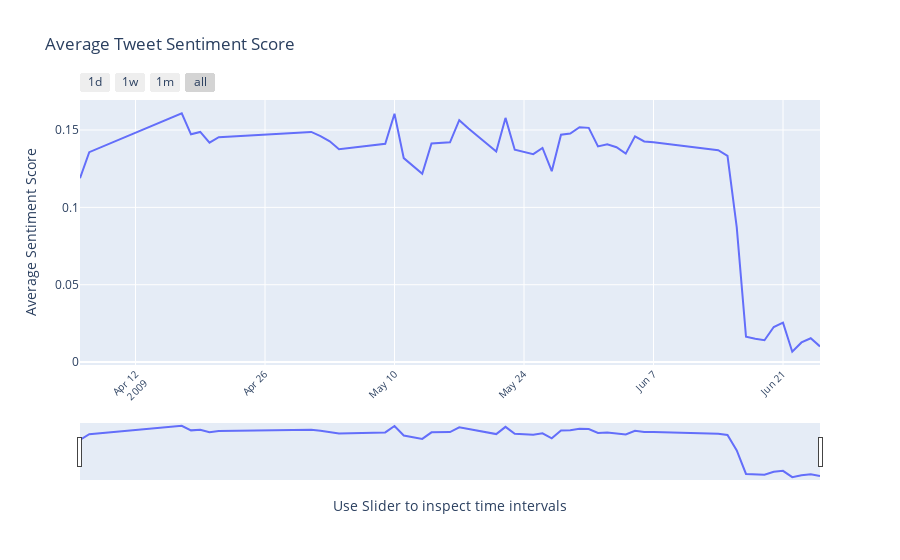

This figure's notebook cell:
### Code cell
# Create a plot to investigate for trends acros various time periods
import pandas as pd

df_remote['day'] = df_remote['date'].dt.to_period('D') 
average_sentiment = df_remote.groupby('day')['compound_score'].mean().reset_index()

average_sentiment['day'] = average_sentiment['day'].astype(str)

fig = px.line(average_sentiment, x='day', y='compound_score', title='Average Tweet Sentiment Score')
fig.update_layout(xaxis_title='Use Slider to inspect time intervals', yaxis_title='Average Sentiment Score', xaxis_tickangle=-45, xaxis_tickfont=dict(size=10))
fig.update_xaxes(
    rangeslider_visible=True,
    rangeselector=dict(
        buttons=list([
            dict(count=1, label="1d", step="day", stepmode="backward"),
            dict(count=7, label="1w", step="day", stepmode="backward"),
            dict(count=1, label="1m", step="month", stepmode="backward"),
            dict(step="all")
        ])
    )
)
fig.show()

### Figure 1 — Plotly figure (JSON) as saved in the notebook; plotly's stock layout.template omitted (floating-point values rounded to 4 significant figures)
{"data": [{"hovertemplate": "day=%{x}<br>compound_score=%{y}<extra></extra>", "legendgroup": "", "line": {"color": "#636efa", "dash": "solid"}, "marker": {"symbol": "circle"}, "mode": "lines", "name": "", "orientation": "v", "showlegend": false, "type": "scatter", "x": ["2009-04-06", "2009-04-07", "2009-04-17", "2009-04-18", "2009-04-19", "2009-04-20", "2009-04-21", "2009-05-01", "2009-05-02", "2009-05-03", "2009-05-04", "2009-05-09", "2009-05-10", "2009-05-11", "2009-05-13", "2009-05-14", "2009-05-16", "2009-05-17", "2009-05-18", "2009-05-21", "2009-05-22", "2009-05-23", "2009-05-25", "2009-05-26", "2009-05-27", "2009-05-28", "2009-05-29", "2009-05-30", "2009-05-31", "2009-06-01", "2009-06-02", "2009-06-03", "2009-06-04", "2009-06-05", "2009-06-06", "2009-06-07", "2009-06-14", "2009-06-15", "2009-06-16", "2009-06-17", "2009-06-18", "2009-06-19", "2009-06-20", "2009-06-21", "2009-06-22", "2009-06-23", "2009-06-24", "2009-06-25"], "xaxis": "x", "y": [0.1188, 0.1357, 0.1608, 0.1472, 0.1487, 0.1418, 0.1453, 0.1488, 0.1461, 0.1427, 0.1375, 0.141, 0.1604, 0.1318, 0.1217, 0.1413, 0.142, 0.1563, 0.151, 0.1361, 0.1578, 0.1372, 0.1344, 0.1384, 0.1234, 0.147, 0.1477, 0.1518, 0.1514, 0.1394, 0.1407, 0.1388, 0.1347, 0.1459, 0.1426, 0.1421, 0.1369, 0.1333, 0.08708, 0.0164, 0.01505, 0.01414, 0.02267, 0.02553, 0.0067, 0.01271, 0.01541, 0.01015], "yaxis": "y"}], "layout": {"legend": {"tracegroupgap": 0}, "title": {"text": "Average Tweet Sentiment Score"}, "xaxis": {"anchor": "y", "domain": [0, 1], "rangeselector": {"buttons": [{"count": 1, "label": "1d", "step": "day", "stepmode": "backward"}, {"count": 7, "label": "1w", "step": "day", "stepmode": "backward"}, {"count": 1, "label": "1m", "step": "month", "stepmode": "backward"}, {"step": "all"}]}, "rangeslider": {"visible": true}, "tickangle": -45, "tickfont": {"size": 10}, "title": {"text": "Use Slider to inspect time intervals"}}, "yaxis": {"anchor": "x", "domain": [0, 1], "title": {"text": "Average Sentiment Score"}}}}
